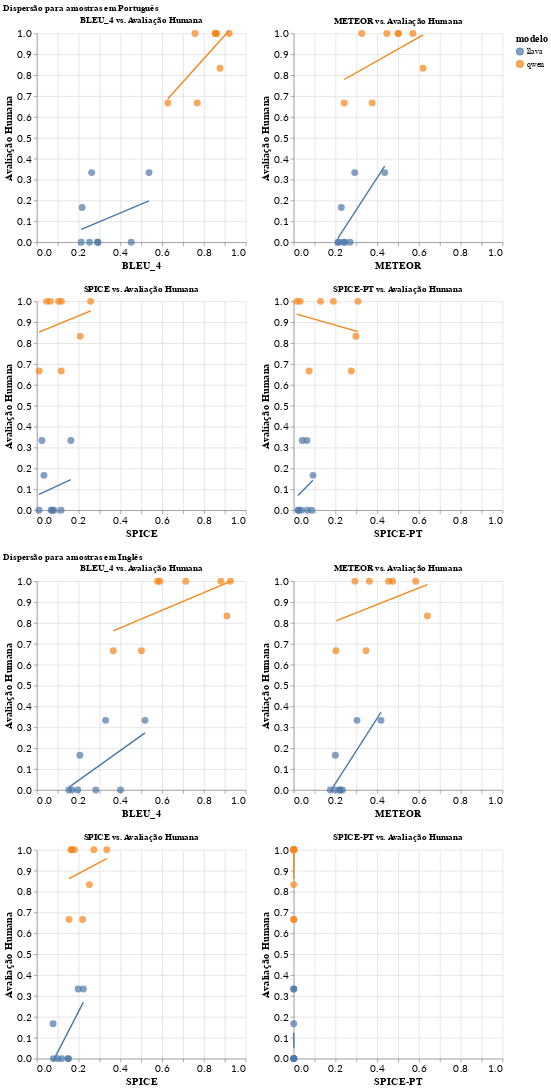

The cell this chart's notebook holds for it:
### Code cell
charts_a_pt = alt.hconcat(
    *(scatter_plot_metrica(m, df_metricas_pt) for m in ["bleu_4", "meteor"])
)
charts_b_pt = alt.hconcat(*(scatter_plot_metrica(m, df_metricas_pt) for m in ["spice", "spice-pt"]))
charts_pt = (
    alt.vconcat(charts_a_pt, charts_b_pt)
    .properties(title="Dispersão para amostras em Português")
)

charts_a_eng = alt.hconcat(
    *(scatter_plot_metrica(m, df_metricas_eng) for m in ["bleu_4", "meteor"])
)
charts_b_eng = alt.hconcat(
    *(scatter_plot_metrica(m, df_metricas_eng) for m in ["spice", "spice-pt"])
)
charts_eng = (
    alt.vconcat(charts_a_eng, charts_b_eng).properties(
        title="Dispersão para amostras em Inglês"
    )
)

chart_dispersao = (alt.vconcat(charts_pt, charts_eng).configure_axis(
        labelFontSize=15, titleFontSize=15, labelFont="Lato", labelColor="black"
    )
    .configure_legend(titleFontSize=15, labelFontSize=12)
    .configure_view(stroke=None))
chart_dispersao.display()

### Figure 1 — Vega-Lite specification as saved in the notebook (floating-point values rounded to 4 significant figures)
{"config": {"view": {"continuousWidth": 300, "continuousHeight": 300, "stroke": null}, "axis": {"labelColor": "black", "labelFont": "Lato", "labelFontSize": 15, "titleFontSize": 15}, "legend": {"labelFontSize": 12, "titleFontSize": 15}}, "vconcat": [{"vconcat": [{"hconcat": [{"layer": [{"mark": {"type": "point", "filled": true, "size": 100}, "encoding": {"color": {"field": "modelo", "type": "nominal"}, "text": {"field": "icon", "type": "nominal"}, "tooltip": [{"field": "image_id", "type": "nominal"}, {"field": "modelo", "type": "nominal"}, {"field": "bleu_4", "type": "quantitative"}, {"field": "humano", "type": "quantitative"}], "x": {"field": "bleu_4", "scale": {"domain": [0, 1]}, "title": "BLEU_4", "type": "quantitative"}, "y": {"field": "humano", "scale": {"domain": [0, 1]}, "title": "Avaliação Humana", "type": "quantitative"}}}, {"mark": {"type": "line"}, "encoding": {"color": {"field": "modelo", "type": "nominal"}, "x": {"field": "bleu_4", "type": "quantitative"}, "y": {"field": "humano", "type": "quantitative"}}, "transform": [{"on": "bleu_4", "regression": "humano", "groupby": ["modelo"]}]}], "height": 300, "title": "BLEU_4 vs. Avaliação Humana", "width": 300}, {"layer": [{"mark": {"type": "point", "filled": true, "size": 100}, "encoding": {"color": {"field": "modelo", "type": "nominal"}, "text": {"field": "icon", "type": "nominal"}, "tooltip": [{"field": "image_id", "type": "nominal"}, {"field": "modelo", "type": "nominal"}, {"field": "meteor", "type": "quantitative"}, {"field": "humano", "type": "quantitative"}], "x": {"field": "meteor", "scale": {"domain": [0, 1]}, "title": "METEOR", "type": "quantitative"}, "y": {"field": "humano", "scale": {"domain": [0, 1]}, "title": "Avaliação Humana", "type": "quantitative"}}}, {"mark": {"type": "line"}, "encoding": {"color": {"field": "modelo", "type": "nominal"}, "x": {"field": "meteor", "type": "quantitative"}, "y": {"field": "humano", "type": "quantitative"}}, "transform": [{"on": "meteor", "regression": "humano", "groupby": ["modelo"]}]}], "height": 300, "title": "METEOR vs. Avaliação Humana", "width": 300}]}, {"hconcat": [{"layer": [{"mark": {"type": "point", "filled": true, "size": 100}, "encoding": {"color": {"field": "modelo", "type": "nominal"}, "text": {"field": "icon", "type": "nominal"}, "tooltip": [{"field": "image_id", "type": "nominal"}, {"field": "modelo", "type": "nominal"}, {"field": "spice", "type": "quantitative"}, {"field": "humano", "type": "quantitative"}], "x": {"field": "spice", "scale": {"domain": [0, 1]}, "title": "SPICE", "type": "quantitative"}, "y": {"field": "humano", "scale": {"domain": [0, 1]}, "title": "Avaliação Humana", "type": "quantitative"}}}, {"mark": {"type": "line"}, "encoding": {"color": {"field": "modelo", "type": "nominal"}, "x": {"field": "spice", "type": "quantitative"}, "y": {"field": "humano", "type": "quantitative"}}, "transform": [{"on": "spice", "regression": "humano", "groupby": ["modelo"]}]}], "height": 300, "title": "SPICE vs. Avaliação Humana", "width": 300}, {"layer": [{"mark": {"type": "point", "filled": true, "size": 100}, "encoding": {"color": {"field": "modelo", "type": "nominal"}, "text": {"field": "icon", "type": "nominal"}, "tooltip": [{"field": "image_id", "type": "nominal"}, {"field": "modelo", "type": "nominal"}, {"field": "spice-pt", "type": "quantitative"}, {"field": "humano", "type": "quantitative"}], "x": {"field": "spice-pt", "scale": {"domain": [0, 1]}, "title": "SPICE-PT", "type": "quantitative"}, "y": {"field": "humano", "scale": {"domain": [0, 1]}, "title": "Avaliação Humana", "type": "quantitative"}}}, {"mark": {"type": "line"}, "encoding": {"color": {"field": "modelo", "type": "nominal"}, "x": {"field": "spice-pt", "type": "quantitative"}, "y": {"field": "humano", "type": "quantitative"}}, "transform": [{"on": "spice-pt", "regression": "humano", "groupby": ["modelo"]}]}], "height": 300, "title": "SPICE-PT vs. Avaliação Humana", "width": 300}]}], "data": {"name": "data-4c1d93b04cff3725150648cba6c4852e"}, "title": "Dispersão para amostras em Português"}, {"vconcat": [{"hconcat": [{"layer": [{"mark": {"type": "point", "filled": true, "size": 100}, "encoding": {"color": {"field": "modelo", "type": "nominal"}, "text": {"field": "icon", "type": "nominal"}, "tooltip": [{"field": "image_id", "type": "nominal"}, {"field": "modelo", "type": "nominal"}, {"field": "bleu_4", "type": "quantitative"}, {"field": "humano", "type": "quantitative"}], "x": {"field": "bleu_4", "scale": {"domain": [0, 1]}, "title": "BLEU_4", "type": "quantitative"}, "y": {"field": "humano", "scale": {"domain": [0, 1]}, "title": "Avaliação Humana", "type": "quantitative"}}}, {"mark": {"type": "line"}, "encoding": {"color": {"field": "modelo", "type": "nominal"}, "x": {"field": "bleu_4", "type": "quantitative"}, "y": {"field": "humano", "type": "quantitative"}}, "transform": [{"on": "bleu_4", "regression": "humano", "groupby": ["modelo"]}]}], "height": 300, "title": "BLEU_4 vs. Avaliação Humana", "width": 300}, {"layer": [{"mark": {"type": "point", "filled": true, "size": 100}, "encoding": {"color": {"field": "modelo", "type": "nominal"}, "text": {"field": "icon", "type": "nominal"}, "tooltip": [{"field": "image_id", "type": "nominal"}, {"field": "modelo", "type": "nominal"}, {"field": "meteor", "type": "quantitative"}, {"field": "humano", "type": "quantitative"}], "x": {"field": "meteor", "scale": {"domain": [0, 1]}, "title": "METEOR", "type": "quantitative"}, "y": {"field": "humano", "scale": {"domain": [0, 1]}, "title": "Avaliação Humana", "type": "quantitative"}}}, {"mark": {"type": "line"}, "encoding": {"color": {"field": "modelo", "type": "nominal"}, "x": {"field": "meteor", "type": "quantitative"}, "y": {"field": "humano", "type": "quantitative"}}, "transform": [{"on": "meteor", "regression": "humano", "groupby": ["modelo"]}]}], "height": 300, "title": "METEOR vs. Avaliação Humana", "width": 300}]}, {"hconcat": [{"layer": [{"mark": {"type": "point", "filled": true, "size": 100}, "encoding": {"color": {"field": "modelo", "type": "nominal"}, "text": {"field": "icon", "type": "nominal"}, "tooltip": [{"field": "image_id", "type": "nominal"}, {"field": "modelo", "type": "nominal"}, {"field": "spice", "type": "quantitative"}, {"field": "humano", "type": "quantitative"}], "x": {"field": "spice", "scale": {"domain": [0, 1]}, "title": "SPICE", "type": "quantitative"}, "y": {"field": "humano", "scale": {"domain": [0, 1]}, "title": "Avaliação Humana", "type": "quantitative"}}}, {"mark": {"type": "line"}, "encoding": {"color": {"field": "modelo", "type": "nominal"}, "x": {"field": "spice", "type": "quantitative"}, "y": {"field": "humano", "type": "quantitative"}}, "transform": [{"on": "spice", "regression": "humano", "groupby": ["modelo"]}]}], "height": 300, "title": "SPICE vs. Avaliação Humana", "width": 300}, {"layer": [{"mark": {"type": "point", "filled": true, "size": 100}, "encoding": {"color": {"field": "modelo", "type": "nominal"}, "text": {"field": "icon", "type": "nominal"}, "tooltip": [{"field": "image_id", "type": "nominal"}, {"field": "modelo", "type": "nominal"}, {"field": "spice-pt", "type": "quantitative"}, {"field": "humano", "type": "quantitative"}], "x": {"field": "spice-pt", "scale": {"domain": [0, 1]}, "title": "SPICE-PT", "type": "quantitative"}, "y": {"field": "humano", "scale": {"domain": [0, 1]}, "title": "Avaliação Humana", "type": "quantitative"}}}, {"mark": {"type": "line"}, "encoding": {"color": {"field": "modelo", "type": "nominal"}, "x": {"field": "spice-pt", "type": "quantitative"}, "y": {"field": "humano", "type": "quantitative"}}, "transform": [{"on": "spice-pt", "regression": "humano", "groupby": ["modelo"]}]}], "height": 300, "title": "SPICE-PT vs. Avaliação Humana", "width": 300}]}], "data": {"name": "data-f64144f0d7db7d48e8e86befa586f49f"}, "title": "Dispersão para amostras em Inglês"}], "$schema": "https://vega.github.io/schema/vega-lite/v5.20.1.json", "datasets": {"data-4c1d93b04cff3725150648cba6c4852e": [{"Unnamed: 0_x": 0, "modelo": "qwen", "image_id": "26c9f2ad-efd9-4d93-abd6-f5c35b2c7a3a", "bleu_4": 0.7572, "meteor": 0.4464, "spice": 0.06486, "cider-d": 0.0, "spice-pt": 0.3076, "Unnamed: 0_y": 4, "humano": 1.0, "icon": "🦆", "lang": "pt"}, {"Unnamed: 0_x": 1, "modelo": "qwen", "image_id": "2966dd41-b32d-4b51-a69a-dc9a9dd755df", "bleu_4": 0.8542, "meteor": 0.3259, "spice": 0.04663, "cider-d": 0.0, "spice-pt": 0.03071, "Unnamed: 0_y": 12, "humano": 1.0, "icon": "🦆", "lang": "pt"}, {"Unnamed: 0_x": 2, "modelo": "qwen", "image_id": "5b14269e-807a-4b3d-b652-e0036bde4418", "bleu_4": 0.7678, "meteor": 0.3758, "spice": 0.01061, "cider-d": 0.0, "spice-pt": 0.276, "Unnamed: 0_y": 2, "humano": 0.6667, "icon": "🦆", "lang": "pt"}, {"Unnamed: 0_x": 3, "modelo": "qwen", "image_id": "687e0132-7f8e-4c35-ba2c-b66d59c7365a", "bleu_4": 0.8551, "meteor": 0.5003, "spice": 0.1042, "cider-d": 0.0, "spice-pt": 0.01475, "Unnamed: 0_y": 0, "humano": 1.0, "icon": "🦆", "lang": "pt"}, {"Unnamed: 0_x": 4, "modelo": "qwen", "image_id": "9f52f1ff-67e3-443a-ad59-1e987a5438e6", "bleu_4": 0.8771, "meteor": 0.6198, "spice": 0.2077, "cider-d": 0.0, "spice-pt": 0.2982, "Unnamed: 0_y": 14, "humano": 0.8333, "icon": "🦆", "lang": "pt"}, {"Unnamed: 0_x": 5, "modelo": "qwen", "image_id": "a43d8a7e-1c81-4b9d-b527-2369584d5110", "bleu_4": 0.6272, "meteor": 0.2423, "spice": 0.1167, "cider-d": 0.0, "spice-pt": 0.07369, "Unnamed: 0_y": 8, "humano": 0.6667, "icon": "🦆", "lang": "pt"}, {"Unnamed: 0_x": 6, "modelo": "qwen", "image_id": "b22100ba-f165-4bb0-8862-d5a09e31b54f", "bleu_4": 0.9209, "meteor": 0.5704, "spice": 0.2574, "cider-d": 0.0, "spice-pt": 0.19, "Unnamed: 0_y": 10, "humano": 1.0, "icon": "🦆", "lang": "pt"}, {"Unnamed: 0_x": 7, "modelo": "qwen", "image_id": "fead8dc8-c6cd-4ab5-88d0-af8955c0bd70", "bleu_4": 0.861, "meteor": 0.5013, "spice": 0.1176, "cider-d": 0.0, "spice-pt": 0.1284, "Unnamed: 0_y": 6, "humano": 1.0, "icon": "🦆", "lang": "pt"}, {"Unnamed: 0_x": 8, "modelo": "llava", "image_id": "26c9f2ad-efd9-4d93-abd6-f5c35b2c7a3a", "bleu_4": 0.2521, "meteor": 0.2453, "spice": 0.07426, "cider-d": 0.0, "spice-pt": 0.02065, "Unnamed: 0_y": 5, "humano": 0.0, "icon": "🌋", "lang": "pt"}, {"Unnamed: 0_x": 9, "modelo": "llava", "image_id": "2966dd41-b32d-4b51-a69a-dc9a9dd755df", "bleu_4": 0.29, "meteor": 0.2114, "spice": 0.01008, "cider-d": 0.0, "spice-pt": 0.03687, "Unnamed: 0_y": 13, "humano": 0.0, "icon": "🌋", "lang": "pt"}, {"Unnamed: 0_x": 10, "modelo": "llava", "image_id": "5b14269e-807a-4b3d-b652-e0036bde4418", "bleu_4": 0.2621, "meteor": 0.2921, "spice": 0.02398, "cider-d": 0.0, "spice-pt": 0.04107, "Unnamed: 0_y": 3, "humano": 0.3333, "icon": "🌋", "lang": "pt"}, {"Unnamed: 0_x": 11, "modelo": "llava", "image_id": "687e0132-7f8e-4c35-ba2c-b66d59c7365a", "bleu_4": 0.4517, "meteor": 0.2388, "spice": 0.1158, "cider-d": 0.0, "spice-pt": 0.08642, "Unnamed: 0_y": 1, "humano": 0.0, "icon": "🌋", "lang": "pt"}, {"Unnamed: 0_x": 12, "modelo": "llava", "image_id": "9f52f1ff-67e3-443a-ad59-1e987a5438e6", "bleu_4": 0.2165, "meteor": 0.228, "spice": 0.03371, "cider-d": 0.0, "spice-pt": 0.0922, "Unnamed: 0_y": 15, "humano": 0.1667, "icon": "🌋", "lang": "pt"}, {"Unnamed: 0_x": 13, "modelo": "llava", "image_id": "a43d8a7e-1c81-4b9d-b527-2369584d5110", "bleu_4": 0.537, "meteor": 0.4356, "spice": 0.1626, "cider-d": 0.0, "spice-pt": 0.06327, "Unnamed: 0_y": 9, "humano": 0.3333, "icon": "🌋", "lang": "pt"}, {"Unnamed: 0_x": 14, "modelo": "llava", "image_id": "b22100ba-f165-4bb0-8862-d5a09e31b54f", "bleu_4": 0.2125, "meteor": 0.2698, "spice": 0.06818, "cider-d": 0.0, "spice-pt": 0.06546, "Unnamed: 0_y": 11, "humano": 0.0, "icon": "🌋", "lang": "pt"}, {"Unnamed: 0_x": 15, "modelo": "llava", "image_id": "fead8dc8-c6cd-4ab5-88d0-af8955c0bd70", "bleu_4": 0.2924, "meteor": 0.2151, "spice": 0.08225, "cider-d": 0.0, "spice-pt": 0.02471, "Unnamed: 0_y": 7, "humano": 0.0, "icon": "🌋", "lang": "pt"}], "data-f64144f0d7db7d48e8e86befa586f49f": [{"modelo": "qwen", "image_id": "26c9f2ad-efd9-4d93-abd6-f5c35b2c7a3a", "bleu_4": 0.5778, "meteor": 0.3623, "spice": 0.163, "cider-d": 0.0, "spice-pt": 0.0, "humano": 1.0, "icon": "🦆", "lang": "en"}, {"modelo": "qwen", "image_id": "2966dd41-b32d-4b51-a69a-dc9a9dd755df", "bleu_4": 0.5887, "meteor": 0.2931, "spice": 0.1796, "cider-d": 0.0, "spice-pt": 0.001031, "humano": 1.0, "icon": "🦆", "lang": "en"}, {"modelo": "qwen", "image_id": "5b14269e-807a-4b3d-b652-e0036bde4418", "bleu_4": 0.5008, "meteor": 0.3459, "spice": 0.2189, "cider-d": 0.0, "spice-pt": 0.0, "humano": 0.6667, "icon": "🦆", "lang": "en"}, {"modelo": "qwen", "image_id": "687e0132-7f8e-4c35-ba2c-b66d59c7365a", "bleu_4": 0.7131, "meteor": 0.4546, "spice": 0.1679, "cider-d": 0.0, "spice-pt": 0.0, "humano": 1.0, "icon": "🦆", "lang": "en"}, {"modelo": "qwen", "image_id": "9f52f1ff-67e3-443a-ad59-1e987a5438e6", "bleu_4": 0.91, "meteor": 0.6401, "spice": 0.2514, "cider-d": 0.0, "spice-pt": 0.0, "humano": 0.8333, "icon": "🦆", "lang": "en"}, {"modelo": "qwen", "image_id": "a43d8a7e-1c81-4b9d-b527-2369584d5110", "bleu_4": 0.3657, "meteor": 0.2024, "spice": 0.1538, "cider-d": 0.0, "spice-pt": 0.0, "humano": 0.6667, "icon": "🦆", "lang": "en"}, {"modelo": "qwen", "image_id": "b22100ba-f165-4bb0-8862-d5a09e31b54f", "bleu_4": 0.927, "meteor": 0.5843, "spice": 0.3348, "cider-d": 0.0, "spice-pt": 0.0008591, "humano": 1.0, "icon": "🦆", "lang": "en"}, {"modelo": "qwen", "image_id": "fead8dc8-c6cd-4ab5-88d0-af8955c0bd70", "bleu_4": 0.8811, "meteor": 0.4735, "spice": 0.2727, "cider-d": 0.0, "spice-pt": 0.0, "humano": 1.0, "icon": "🦆", "lang": "en"}, {"modelo": "llava", "image_id": "26c9f2ad-efd9-4d93-abd6-f5c35b2c7a3a", "bleu_4": 0.1528, "meteor": 0.2334, "spice": 0.07921, "cider-d": 0.0, "spice-pt": 0.0, "humano": 0.0, "icon": "🌋", "lang": "en"}, {"modelo": "llava", "image_id": "2966dd41-b32d-4b51-a69a-dc9a9dd755df", "bleu_4": 0.1957, "meteor": 0.1754, "spice": 0.1, "cider-d": 0.0, "spice-pt": 0.0006521, "humano": 0.0, "icon": "🌋", "lang": "en"}, {"modelo": "llava", "image_id": "5b14269e-807a-4b3d-b652-e0036bde4418", "bleu_4": 0.3291, "meteor": 0.303, "spice": 0.1973, "cider-d": 0.0, "spice-pt": 0.0002808, "humano": 0.3333, "icon": "🌋", "lang": "en"}, {"modelo": "llava", "image_id": "687e0132-7f8e-4c35-ba2c-b66d59c7365a", "bleu_4": 0.4004, "meteor": 0.2216, "spice": 0.1507, "cider-d": 0.0, "spice-pt": 0.0, "humano": 0.0, "icon": "🌋", "lang": "en"}, {"modelo": "llava", "image_id": "9f52f1ff-67e3-443a-ad59-1e987a5438e6", "bleu_4": 0.2061, "meteor": 0.1993, "spice": 0.07735, "cider-d": 0.0, "spice-pt": 0.0, "humano": 0.1667, "icon": "🌋", "lang": "en"}, {"modelo": "llava", "image_id": "a43d8a7e-1c81-4b9d-b527-2369584d5110", "bleu_4": 0.5176, "meteor": 0.4184, "spice": 0.2222, "cider-d": 0.0, "spice-pt": 0.0, "humano": 0.3333, "icon": "🌋", "lang": "en"}, {"modelo": "llava", "image_id": "b22100ba-f165-4bb0-8862-d5a09e31b54f", "bleu_4": 0.1676, "meteor": 0.2206, "spice": 0.1504, "cider-d": 0.0, "spice-pt": 0.0004623, "humano": 0.0, "icon": "🌋", "lang": "en"}, {"modelo": "llava", "image_id": "fead8dc8-c6cd-4ab5-88d0-af8955c0bd70", "bleu_4": 0.2819, "meteor": 0.1979, "spice": 0.1194, "cider-d": 0.0, "spice-pt": 0.0, "humano": 0.0, "icon": "🌋", "lang": "en"}]}}
